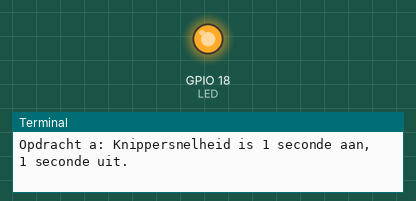
A program run on a simulated Raspberry Pi (BCM pin numbers). Shown: output pins drawn as LEDs (lit = HIGH), the last lines printed to the terminal. At 32.0 s the program stops and its outputs stay as they are.

Above: at 0.1 s.
At 31.8 s:
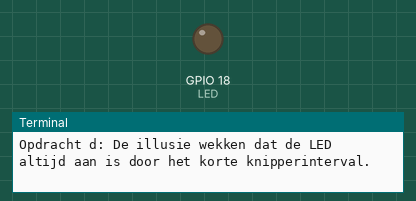
Timing chart, 0 to 33.5 s (numbered marks = the images above):
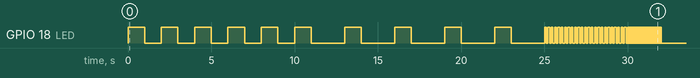

Measured:
- by itself, GPIO 18 (LED): goes 5 × (HIGH 1.0 s, LOW 1.0 s), 5 × (HIGH 1.0 s, LOW 2.0 s), 25 × (HIGH 0.10 s, LOW 0.10 s), 99 × (HIGH 0.01 s, LOW 0.01 s), HIGH 0.01 s, then LOW

The program:

opdr2_led_control.py
```python
# Opdracht 2: LED aansturing
# Naam: Nina Schrauwen
# Omschrijving: Stuur een LED aan met verschillende knipperintervallen

# Importeren van bibliotheken
import RPi.GPIO as GPIO
import time

# GPIO pin nummer van de LED
LED = 18

# GPIO setup
GPIO.setmode(GPIO.BCM) # Gebruik Broadcom SOC kanaalnummering
GPIO.setup(LED, GPIO.OUT) # Zet pin als uitgang

# Functie om LED te laten knipperen met opgegeven interval
def blink_led(snelheid_aan, snelheid_uit, herhalingen):
    for _ in range(herhalingen):
        GPIO.output(LED, GPIO.HIGH) # Zet LED aan
        time.sleep(snelheid_aan) # Duur van het aan-interval
        GPIO.output(LED, GPIO.LOW) # Zet LED uit
        time.sleep(snelheid_uit) # Duur van het uit-interval

# Laat LED knipperen met verschillende intervallen door de blink_led() functie aan te roepen
try:
    print("Opdracht a: Knippersnelheid is 1 seconde aan, 1 seconde uit.")
    blink_led(1, 1, 5)

    print("Opdracht b: Knippersnelheid is 1 seconde aan, 2 seconden uit.")
    blink_led(1, 2, 5)

    print("Opdracht c: Knippersnelheid is 0.1 seconde aan, 0.1 seconde uit.")
    blink_led(0.1, 0.1, 25)

    print("Opdracht d: De illusie wekken dat de LED altijd aan is door het korte knipperinterval.")
    blink_led(0.01, 0.01, 100)

# Maak de GPIO-instellingen schoon
finally:
    GPIO.cleanup()
    print("GPIO schoonmaak voltooid.")
```
